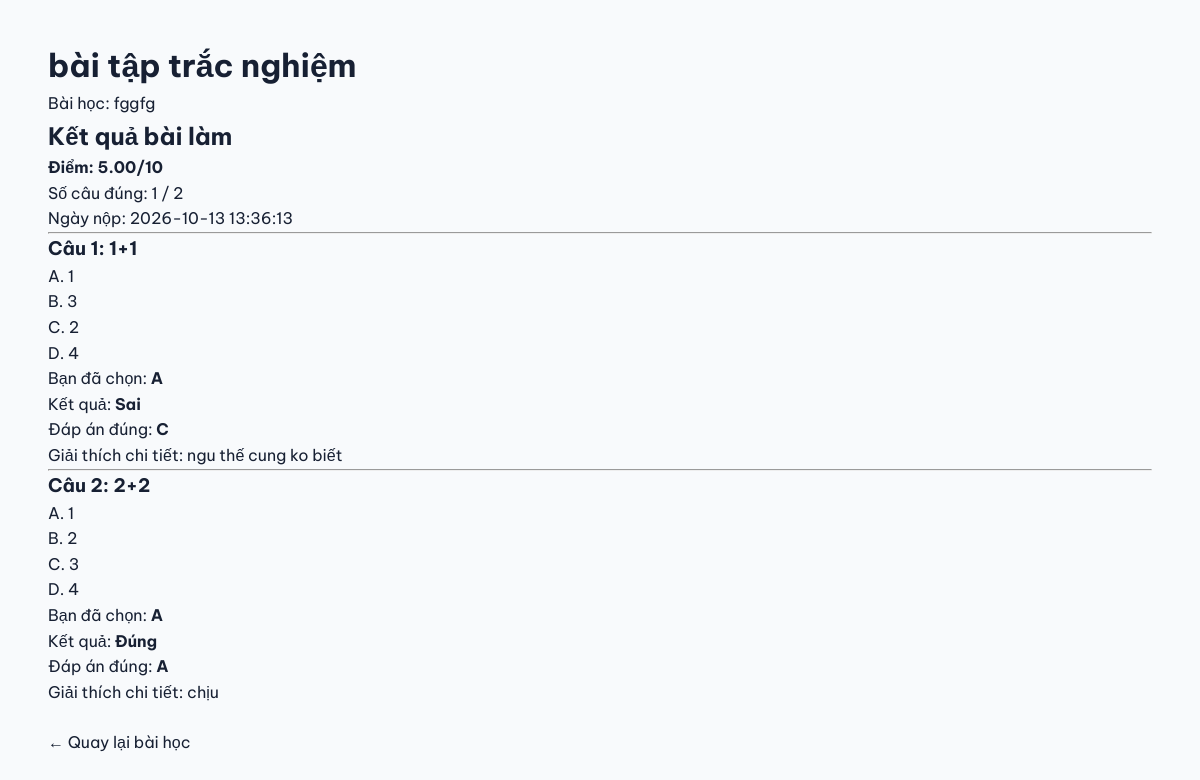
The page /student/quiz.php?lesson_id=7 (signed in) on the database its author committed.
### tables this page shows
CREATE TABLE `quizzes` (
  `id` int(11) NOT NULL,
  `lesson_id` int(11) NOT NULL,
  `title` varchar(255) NOT NULL,
  `created_at` timestamp NOT NULL DEFAULT current_timestamp()
);

CREATE TABLE `lessons` (
  `id` int(11) NOT NULL,
  `course_id` int(11) NOT NULL,
  `title` varchar(255) NOT NULL,
  `content` text DEFAULT NULL,
  `video_url` varchar(500) DEFAULT NULL,
  `lesson_order` int(11) NOT NULL DEFAULT 1,
  `created_at` timestamp NOT NULL DEFAULT current_timestamp()
);

CREATE TABLE `quiz_attempts` (
  `id` int(11) NOT NULL,
  `quiz_id` int(11) NOT NULL,
  `student_id` int(11) NOT NULL,
  `correct_count` int(11) NOT NULL,
  `total_questions` int(11) NOT NULL,
  `score` decimal(5,2) NOT NULL,
  `submitted_at` timestamp NOT NULL DEFAULT current_timestamp()
);

CREATE TABLE `quiz_answers` (
  `id` int(11) NOT NULL,
  `attempt_id` int(11) NOT NULL,
  `question_id` int(11) NOT NULL,
  `selected_answer` enum('A','B','C','D') NOT NULL,
  `is_correct` tinyint(1) NOT NULL
);

CREATE TABLE `quiz_questions` (
  `id` int(11) NOT NULL,
  `quiz_id` int(11) NOT NULL,
  `question_text` text NOT NULL,
  `option_a` text NOT NULL,
  `option_b` text NOT NULL,
  `option_c` text NOT NULL,
  `option_d` text NOT NULL,
  `correct_answer` enum('A','B','C','D') NOT NULL,
  `explanation` text NOT NULL,
  `question_order` int(11) NOT NULL DEFAULT 1
);

### student/quiz.php (the view, shortened to what this page needs)
<?php
require_once __DIR__ . "/../includes/auth.php";
$lessonId = filter_input(
    INPUT_GET, "lesson_id", FILTER_VALIDATE_INT
);
$studentId = (int)$_SESSION["user_id"];
function e($value) {
    return htmlspecialchars(
        (string)$value, ENT_QUOTES, "UTF-8"
    );
}
$stmt = $pdo->prepare(
    "SELECT q.id AS quiz_id, q.title AS quiz_title,
            l.title AS lesson_title, l.course_id
     FROM quizzes q
     JOIN lessons l ON l.id = q.lesson_id
     JOIN courses c ON c.id = l.course_id
     JOIN enrollments e ON e.course_id = c.id
     WHERE q.lesson_id = ?
       AND e.student_id = ?
       AND c.status = 'approved'
     LIMIT 1"
);
$stmt->execute([$lessonId, $studentId]);
$quiz = $stmt->fetch(PDO::FETCH_ASSOC);
$quizId = (int)$quiz["quiz_id"];
$stmt = $pdo->prepare(
    "SELECT * FROM quiz_attempts
     WHERE quiz_id = ? AND student_id = ?
     LIMIT 1"
);
$stmt->execute([$quizId, $studentId]);
$attempt = $stmt->fetch(PDO::FETCH_ASSOC);
if ($attempt) {
    $stmt = $pdo->prepare(
        "SELECT
            q.id,
            q.question_text,
            q.option_a, q.option_b,
            q.option_c, q.option_d,
            q.correct_answer,
            q.explanation,
            a.selected_answer,
            a.is_correct
         FROM quiz_answers a
         JOIN quiz_questions q
           ON q.id = a.question_id
         WHERE a.attempt_id = ?
           AND q.quiz_id = ?
         ORDER BY q.question_order, q.id"
    );
    $stmt->execute([
        (int)$attempt["id"], $quizId
    ]);
}
$questions = $stmt->fetchAll(PDO::FETCH_ASSOC);
?>
<!DOCTYPE html>
<html lang="vi">
<head>
<link rel="stylesheet" href="../assets/css/style.css">
</head>
<body>
<div class="container" style="padding:40px 0">
<h1><?= e($quiz["quiz_title"]) ?></h1>
<p>Bài học: <?= e($quiz["lesson_title"]) ?></p>
<?php if ($attempt): ?>
<h2>Kết quả bài làm</h2>
<p>
<strong>Điểm: <?= e($attempt["score"]) ?>/10</strong>
</p>
<p>
Số câu đúng:
<?= (int)$attempt["correct_count"] ?> /
<?= (int)$attempt["total_questions"] ?>
</p>
<p>Ngày nộp: <?= e($attempt["submitted_at"]) ?></p>
<?php foreach ($questions as $index => $q): ?>
<hr>
<h3>
Câu <?= $index + 1 ?>:
<?= e($q["question_text"]) ?>
</h3>
<?php foreach (["A","B","C","D"] as $letter): ?>
<p>
<?= $letter ?>.
<?= e($q["option_" . strtolower($letter)]) ?>
</p>
<?php endforeach; ?>
<p>
Bạn đã chọn:
<strong><?= e($q["selected_answer"]) ?></strong>
</p>
<p>
Kết quả:
<strong>
<?= $q["is_correct"] ? "Đúng" : "Sai" ?>
</strong>
</p>
<p>
Đáp án đúng:
<strong><?= e($q["correct_answer"]) ?></strong>
</p>
<p>
Giải thích chi tiết:
<?= nl2br(e($q["explanation"])) ?>
</p>
<?php endforeach; ?>
<?php endif; ?>
<p style="margin-top:25px">
<a href="lesson.php?lesson_id=<?= $lessonId ?>">
 ← Quay lại bài học
</a>
</p>
</div>
</body>
</html>

### assets/css/style.css (style rules this page uses)
:root { --primary: #4f46e5; --primary-dark: #3730a3; --text: #172033; --muted: #64748b; --background: #f8fafc; }
* { margin: 0; padding: 0; box-sizing: border-box; }
html { scroll-behavior: smooth; }
body { font-family: 'Be Vietnam Pro', Arial, sans-serif; background: var(--background); color: var(--text); line-height: 1.6; }
a { text-decoration: none; color: inherit; }
.container { width: min(1150px, 92%); margin: 0 auto; }

### rows shown on the page
quizzes: title "bài tập trắc nghiệm", lesson.title "fggfg"
quiz_attempts: score "5.00", correct_count "1", total_questions "2", submitted_at "2026-10-13 13:36:13"
quiz_answers: question.question_text "1+1", letter "A", question.option_a "1", letter "B", question.option_b "3", letter "C", question.option_c "2", letter "D", question.option_d "4", selected_answer "A", is_correct "Sai", question.correct_answer "C", question.explanation "ngu thế cung ko biết"
quiz_answers: question.question_text "2+2", letter "A", question.option_a "1", letter "B", question.option_b "2", letter "C", question.option_c "3", letter "D", question.option_d "4", selected_answer "A", is_correct "Đúng", question.correct_answer "A", question.explanation "chịu"
